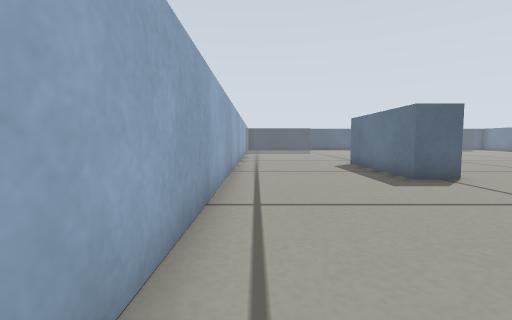
[1] (above)

21 first-person views from a walk through a Gazebo world. The camera is 0.21 m above the floor, tilts 4° down and sees 85° across. The floor is counted in squares, 0.2 m on a side. Each view is taken from the middle of a square. On the plan, view 1 faces up. The plan holds only what a view shows up to about 11 squares ahead; the rest is blank.

[2]
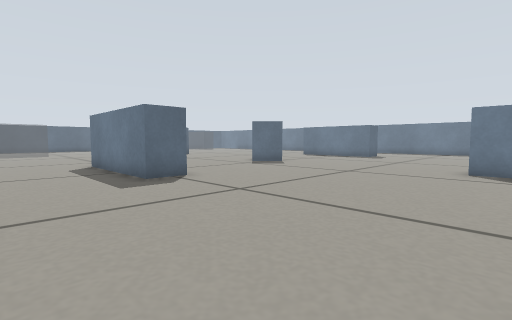

[3]
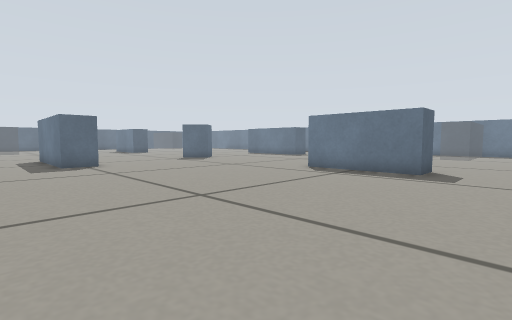

[4]
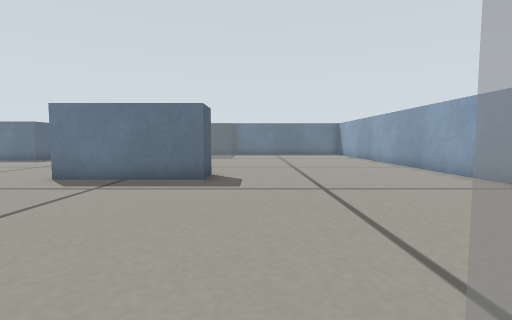

[5]
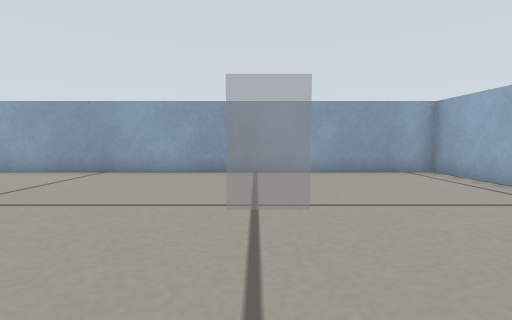

[6]
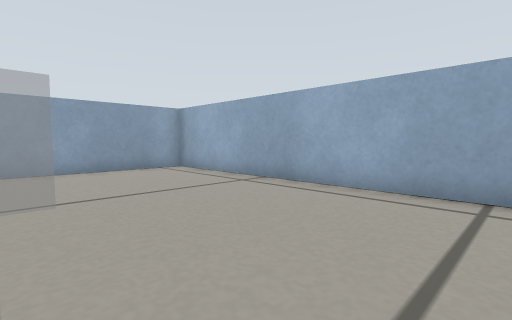

[7]
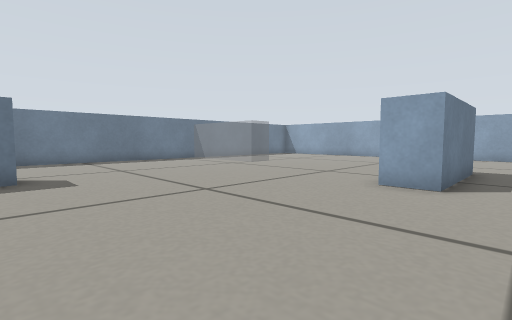

[8]
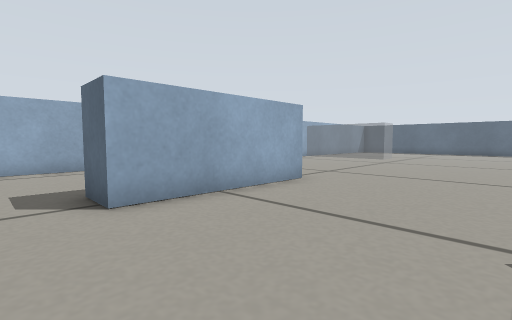

[9]
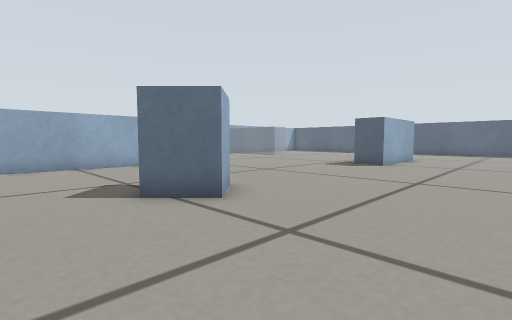

[10]
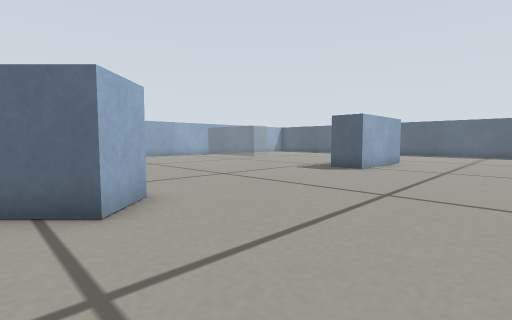

[11]
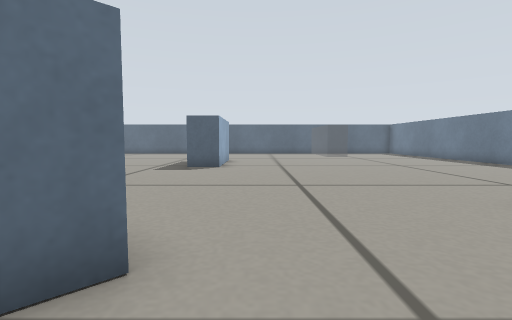

[12]
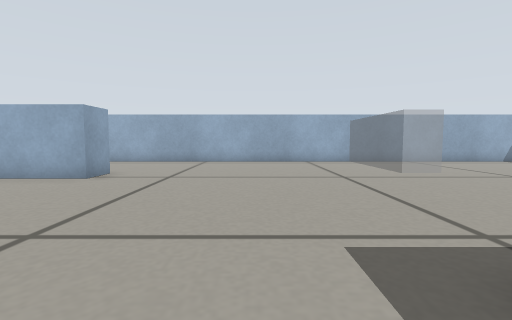

[13]
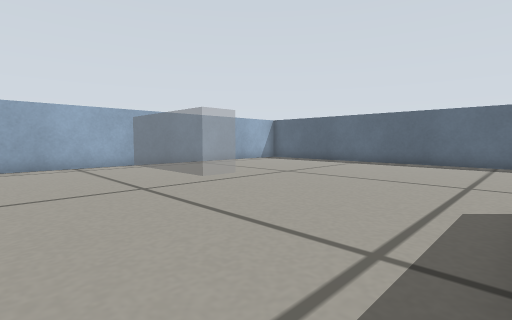

[14]
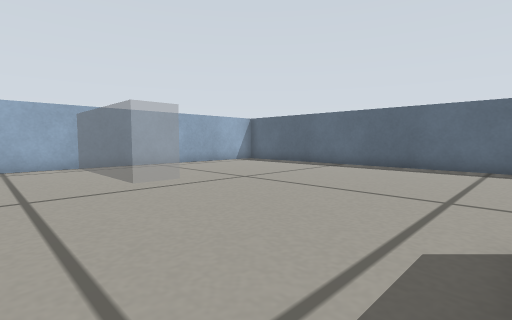

[15]
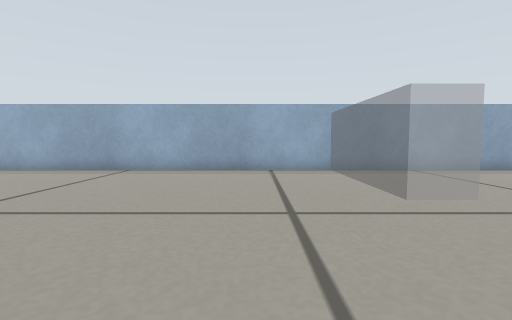

[16]
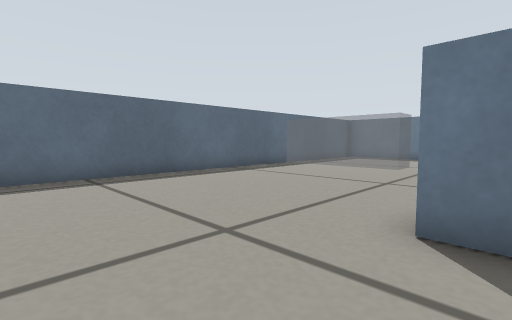

[17]
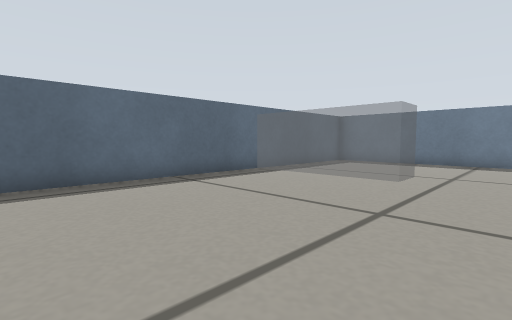

[18]
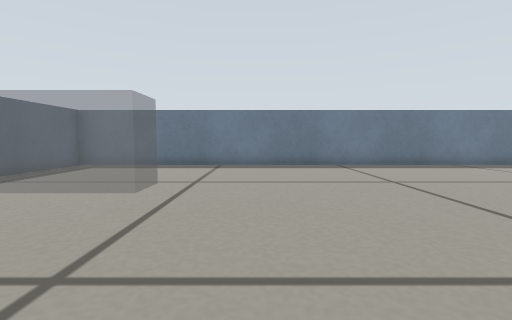

[19]
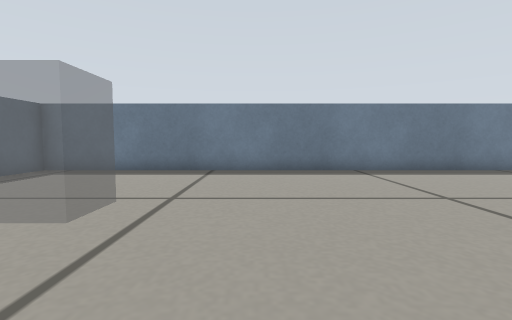

[20]
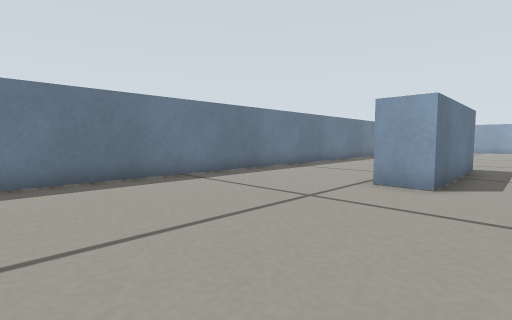

[21]
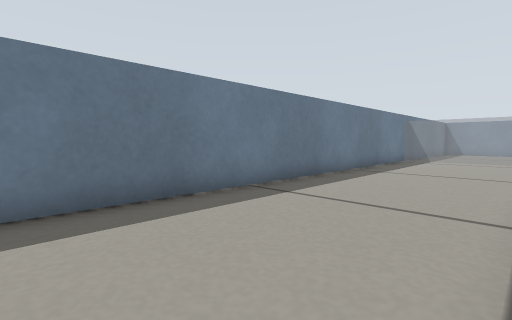

### Floor plan
Key: @ floor where view 1 was taken; # wall or solid block; . floor; = window, fence, low wall or low ledge.
Columns run from 1 left of view 1 to 25 right of it. Each row starts with its distance up from view 1.
 31         ############# #####
 30        .............= ....#
 29       ..............==....#
 28 #    ...............==....#
 27 #. .................==....#
 26 #...................==....#
 25 #.........................#
 24 #.........................#
 23 #=====....................#
 22 #=====.......#............#
 21 #............#............#
 20 #............#............#
 19 #............#............#
 18 #.........................#
 17 #.........................#
 16 #.........................#
 15 #.........................#
 14 #.........................#
 13 #.........................#
 12 #....##.............##....#
 11 #....##..... #......# ....#
 10 #....##..... ##.....# ....#
  9 #....##.............# ....#
  8 #....##.............# ....#
  7 #.........................#
  6 #.........................#
  5 #.........................#
  4 #.........................#
  3 #.........................#
  2 #.........................
  1 #  ..........#....... ...
  0 #@...........#......  ..
 -1 #............# ....
 -2 #............# ...
 -3 #.................
 -4 #.................
 -5 #.....=..........
 -6 #....==..........
 -7 #....==..........
 -8 #....==..........
 -9 #....==..........
-10 ######=##########

Positions as (right, up) in squares from view 1, and headings:
1: (0, 0), facing up
2: (1, 0), facing up-right
3: (2, -5), facing up-right
4: (4, -4), facing right
5: (5, -1), facing down
6: (5, 0), facing down-left
7: (10, 8), facing down-right
8: (10, 6), facing up-left
9: (17, 7), facing up-left
10: (17, 9), facing up-left
11: (14, 8), facing up
12: (13, 17), facing left
13: (11, 17), facing up-left
14: (11, 19), facing up-left
15: (9, 19), facing left
16: (8, 22), facing up-right
17: (11, 23), facing up-right
18: (13, 23), facing right
19: (15, 23), facing right
20: (17, 19), facing down-right
21: (20, 14), facing down-right
